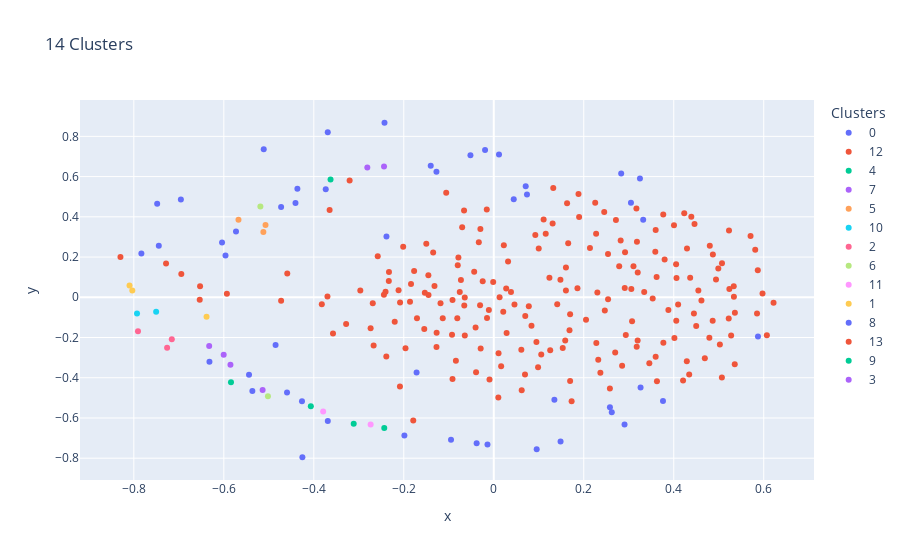

Notebook source saved alongside this figure:
### Code cell
silhouette_totals = []
path = "/home/user/Documents/algorithms_in_structural_biology/Final/Pockets30_HDBScan"
try:
    os.makedirs(path, exist_ok=True)
except OSError:
    print ("Creation of the directory %s failed" % path)
else:
    print("Successfully created the directory %s" % path)
    
for i in range(2,3):
    for j in range(1,2):
    #     eps=0.5, min_samples=3  4 clusters
    # eps=0.5, min_samples=5 2 clusters
        cluster = hdbscan.HDBSCAN(metric='precomputed',min_cluster_size=i, min_samples=j).fit(disimil_matrix)
        new_labels_ = [x+1 for x in cluster.labels_]
#         print(new_labels_)
        unique_labels = np.unique(np.array(new_labels_))
        num_clusters = len(unique_labels)
        if num_clusters > 1 and num_clusters<30:
#             create_histogram(new_labels_,num_clusters)
            path = "/home/user/Documents/algorithms_in_structural_biology/Final/Pockets30_HDBScan/Cluster"+str(num_clusters)+"_min_cluster"+str(i)+"_min_sample"+str(j)
            try:
                os.makedirs(path, exist_ok=True)
            except OSError:
                print ("Creation of the directory %s failed" % path)
                
            max_score = max(cluster.outlier_scores_)
            min_score = min(cluster.outlier_scores_)
            create_histogram(cluster.outlier_scores_,14)
            print("~~~~~~~~~~~~~~~~~~~~~~~ Cluster Outliers ~~~~~~~~~~~~~~~~~~~~~~~~~~~~~~~~~~~~~~~~~~~")
            
            print(color.CYAN + "Outliers 0.0"+ color.END)
            for out1 in range(len(cluster.outlier_scores_)):
                if cluster.outlier_scores_[out1]== 0.0:
                    print(str(kinase_names[out1])+"    "+str(cluster.outlier_scores_[out1])+"    "+str(new_labels_[out1])+"    "+str(atp_pocks_dic[kinase_names[out1]]))
                    
            print(color.CYAN + "Outliers 0.1 - 0.2"+ color.END)
            for out1 in range(len(cluster.outlier_scores_)):
                if cluster.outlier_scores_[out1]>0.1 and cluster.outlier_scores_[out1]<0.2:
                    print(str(kinase_names[out1])+"    "+str(cluster.outlier_scores_[out1])+"    "+str(new_labels_[out1])+"    "+str(atp_pocks_dic[kinase_names[out1]]))
            print(color.DARKCYAN + "Outliers > 0.2"+ color.END)
            for out2 in range(len(cluster.outlier_scores_)):
                if cluster.outlier_scores_[out2]>0.2:
                    print(str(kinase_names[out2])+"    "+str(cluster.outlier_scores_[out2])+"    "+str(new_labels_[out2])+"    "+str(atp_pocks_dic[kinase_names[out2]]))
                
            print("max_score "+str(max_score)+" min_score "+str(min_score))
            create_clusters_file(new_labels_,num_clusters,i,j)
            print("~~~~~~~~~~~~~~~~~~~~~~~ Cluster "+str(num_clusters)+" min_cluster = "+str(i)+" min_sample = "+str(j)+"~~~~~~~~~~~~~~~~~~~~~~~~~~~~~~~~~~~~~~~~~~~")
            ########## plot 4 #################
#             cluster.condensed_tree_.plot(select_clusters=True)
#             cluster.single_linkage_tree_.plot(cmap='viridis', colorbar=True)
#             plt.show
            ###### plot 1 ################
            data_kinases_manifold = create_manifold(new_labels_)
            fig = px.scatter(data_kinases_manifold, x="x", y="y", color="Clusters", hover_data=["Pockets"],title=str(num_clusters)+' Clusters')
            fig.write_html("hdbscan2D.html")
            fig.show()
            ###### plot 2 ################
        #     fig = px.scatter_3d(data_kinases_manifold, x='x', y='y', z='z',
        #               color="Clusters",range_z = (0, 300),hover_data=["Pockets"], title=str(i)+' Clusters')
        #     fig.show()
            ##### plot 3 ###############
            plt.figure(figsize=(10, 8), dpi=80)
            plt.scatter(mds_coords[:,0],mds_coords[:,1], c=new_labels_, cmap='rainbow')
            #     facecolors = 'red', edgecolors = 'none')  # points in white (invisible)
            labels = kinase_names
            for label, x, y in zip(labels, mds_coords[:,0], mds_coords[:,1]):
                plt.annotate(label, (x,y), xycoords = 'data')
            plt.xlabel('First Dimension')
            plt.ylabel('Second Dimension')
            plt.title(str(num_clusters)+" Clusters")   
            plt.show()

        #     silhouette_totals.append(metrics.silhouette_score(disimil_matrix, cluster.labels_, metric='precomputed'))

### Figure 1 — Plotly figure (JSON) as saved in the notebook; plotly's stock layout.template omitted (floating-point values rounded to 4 significant figures; data arrays with more than 128 entries replaced by an {"elided": "..."} marker saying what was removed)
{"data": [{"customdata": [["1blx_1"], ["1p4o_1"], ["1tki_1"], ["1vzo_1"], ["2ac3_1"], ["2dq7_2"], ["2f57_1"], ["2h6d_1"], ["2hw6_1"], ["2jam_1"], ["2jc6_1"], ["2y4i_1"], ["2y4i_2"], ["2y4i_3"], ["3aln_2"], ["3cc6_1"], ["3dls_1"], ["3dtc_2"], ["3fxz_1"], ["3hng_2"], ["3iec_2"], ["3kmu_2"], ["3q4u_2"], ["3soc_2"], ["3v5w_2"], ["4asz_1"], ["4asz_2"], ["4asz_3"], ["4crs_2"], ["4itj_1"], ["4js8_1"], ["4kik_1"], ["4l00_2"], ["4l42_1"], ["4pwn_1"], ["4qpm_2"], ["4r1v_1"], ["4ra4_1"], ["4y85_1"], ["4ymj_1"], ["4yz9_1"], ["4z55_2"], ["5b2l_1"], ["5grn_2"], ["5li9_2"], ["5xs2_2"], ["6bru_1"]], "hovertemplate": "Clusters=0<br>x=%{x}<br>y=%{y}<br>Pockets=%{customdata[0]}<extra></extra>", "legendgroup": "0", "marker": {"color": "#636efa", "symbol": "circle"}, "mode": "markers", "name": "0", "orientation": "v", "showlegend": true, "type": "scatter", "x": [0.3249, -0.5366, -0.604, -0.4263, 0.2906, -0.1274, -0.7481, -0.4849, 0.2832, 0.2623, -0.2385, -0.1716, -0.014, 0.09537, -0.03807, 0.0738, 0.3049, -0.7445, 0.04438, -0.544, -0.573, -0.09501, -0.1986, -0.7832, -0.6954, -0.2429, -0.5113, -0.369, -0.3735, -0.05186, 0.3321, -0.4727, 0.5872, -0.4595, 0.3761, -0.4365, 0.2582, 0.3263, 0.07098, -0.4254, -0.01936, -0.5963, 0.1347, -0.3689, 0.01163, -0.6319, -0.4407], "xaxis": "x", "y": [0.591, -0.4664, 0.2719, -0.517, -0.6325, 0.6244, 0.465, -0.2368, 0.6151, -0.5721, 0.3017, -0.374, -0.7319, -0.755, -0.7257, 0.5115, 0.4698, 0.2563, 0.4875, -0.3854, 0.3269, -0.7084, -0.6873, 0.2181, 0.486, 0.8677, 0.7357, 0.8199, 0.5365, 0.7067, 0.386, 0.4483, -0.1947, -0.4735, -0.5159, 0.5396, -0.547, -0.4482, 0.5522, -0.7953, 0.7324, 0.2083, -0.5099, -0.6157, 0.7104, -0.3208, 0.4692], "yaxis": "y"}, {"customdata": {"elided": "199x1 str values"}, "hovertemplate": "Clusters=12<br>x=%{x}<br>y=%{y}<br>Pockets=%{customdata[0]}<extra></extra>", "legendgroup": "12", "marker": {"color": "#EF553B", "symbol": "circle"}, "mode": "markers", "name": "12", "orientation": "v", "showlegend": true, "type": "scatter", "x": {"elided": "199 float values"}, "xaxis": "x", "y": {"elided": "199 float values"}, "yaxis": "y"}, {"customdata": [["1fmk_2"], ["1xjd_2"], ["5k00_1"]], "hovertemplate": "Clusters=4<br>x=%{x}<br>y=%{y}<br>Pockets=%{customdata[0]}<extra></extra>", "legendgroup": "4", "marker": {"color": "#00cc96", "symbol": "circle"}, "mode": "markers", "name": "4", "orientation": "v", "showlegend": true, "type": "scatter", "x": [-0.4066, -0.5841, -0.3628], "xaxis": "x", "y": [-0.5422, -0.4223, 0.5852], "yaxis": "y"}, {"customdata": [["1u59_2"], ["3e7o_1"], ["3hmi_2"]], "hovertemplate": "Clusters=7<br>x=%{x}<br>y=%{y}<br>Pockets=%{customdata[0]}<extra></extra>", "legendgroup": "7", "marker": {"color": "#ab63fa", "symbol": "circle"}, "mode": "markers", "name": "7", "orientation": "v", "showlegend": true, "type": "scatter", "x": [-0.6003, -0.6325, -0.5853], "xaxis": "x", "y": [-0.2858, -0.2417, -0.336], "yaxis": "y"}, {"customdata": [["2acx_1"], ["4tnd_4"], ["4yhj_2"]], "hovertemplate": "Clusters=5<br>x=%{x}<br>y=%{y}<br>Pockets=%{customdata[0]}<extra></extra>", "legendgroup": "5", "marker": {"color": "#FFA15A", "symbol": "circle"}, "mode": "markers", "name": "5", "orientation": "v", "showlegend": true, "type": "scatter", "x": [-0.5674, -0.5073, -0.5122], "xaxis": "x", "y": [0.3853, 0.3599, 0.3245], "yaxis": "y"}, {"customdata": [["2acx_2"], ["4tnd_3"]], "hovertemplate": "Clusters=10<br>x=%{x}<br>y=%{y}<br>Pockets=%{customdata[0]}<extra></extra>", "legendgroup": "10", "marker": {"color": "#19d3f3", "symbol": "circle"}, "mode": "markers", "name": "10", "orientation": "v", "showlegend": true, "type": "scatter", "x": [-0.7929, -0.7504], "xaxis": "x", "y": [-0.0805, -0.07225], "yaxis": "y"}, {"customdata": [["2fst_1"], ["4qtb_2"], ["4zzn_2"]], "hovertemplate": "Clusters=2<br>x=%{x}<br>y=%{y}<br>Pockets=%{customdata[0]}<extra></extra>", "legendgroup": "2", "marker": {"color": "#FF6692", "symbol": "circle"}, "mode": "markers", "name": "2", "orientation": "v", "showlegend": true, "type": "scatter", "x": [-0.7908, -0.726, -0.7156], "xaxis": "x", "y": [-0.1689, -0.2513, -0.2086], "yaxis": "y"}, {"customdata": [["2vz6_2"], ["2wel_2"]], "hovertemplate": "Clusters=6<br>x=%{x}<br>y=%{y}<br>Pockets=%{customdata[0]}<extra></extra>", "legendgroup": "6", "marker": {"color": "#B6E880", "symbol": "circle"}, "mode": "markers", "name": "6", "orientation": "v", "showlegend": true, "type": "scatter", "x": [-0.5019, -0.5187], "xaxis": "x", "y": [-0.4924, 0.4518], "yaxis": "y"}, {"customdata": [["2xir_2"], ["3gp0_2"]], "hovertemplate": "Clusters=11<br>x=%{x}<br>y=%{y}<br>Pockets=%{customdata[0]}<extra></extra>", "legendgroup": "11", "marker": {"color": "#FF97FF", "symbol": "circle"}, "mode": "markers", "name": "11", "orientation": "v", "showlegend": true, "type": "scatter", "x": [-0.3792, -0.2738], "xaxis": "x", "y": [-0.5684, -0.6328], "yaxis": "y"}, {"customdata": [["3v5w_3"], ["4tnd_1"], ["4yhj_3"]], "hovertemplate": "Clusters=1<br>x=%{x}<br>y=%{y}<br>Pockets=%{customdata[0]}<extra></extra>", "legendgroup": "1", "marker": {"color": "#FECB52", "symbol": "circle"}, "mode": "markers", "name": "1", "orientation": "v", "showlegend": true, "type": "scatter", "x": [-0.8034, -0.6384, -0.8096], "xaxis": "x", "y": [0.03356, -0.09739, 0.0588], "yaxis": "y"}, {"customdata": [["4agu_2"], ["4y85_2"]], "hovertemplate": "Clusters=8<br>x=%{x}<br>y=%{y}<br>Pockets=%{customdata[0]}<extra></extra>", "legendgroup": "8", "marker": {"color": "#636efa", "symbol": "circle"}, "mode": "markers", "name": "8", "orientation": "v", "showlegend": true, "type": "scatter", "x": [0.1484, -0.1401], "xaxis": "x", "y": [-0.7175, 0.6538], "yaxis": "y"}, {"customdata": [["4hni_1"], ["6gzm_1"]], "hovertemplate": "Clusters=13<br>x=%{x}<br>y=%{y}<br>Pockets=%{customdata[0]}<extra></extra>", "legendgroup": "13", "marker": {"color": "#EF553B", "symbol": "circle"}, "mode": "markers", "name": "13", "orientation": "v", "showlegend": true, "type": "scatter", "x": [0.4233, 0.4391], "xaxis": "x", "y": [0.4183, 0.4005], "yaxis": "y"}, {"customdata": [["4l00_1"], ["6cz4_2"]], "hovertemplate": "Clusters=9<br>x=%{x}<br>y=%{y}<br>Pockets=%{customdata[0]}<extra></extra>", "legendgroup": "9", "marker": {"color": "#00cc96", "symbol": "circle"}, "mode": "markers", "name": "9", "orientation": "v", "showlegend": true, "type": "scatter", "x": [-0.2434, -0.3113], "xaxis": "x", "y": [-0.6503, -0.6283], "yaxis": "y"}, {"customdata": [["4yfi_2"], ["5j5t_2"], ["6eim_2"]], "hovertemplate": "Clusters=3<br>x=%{x}<br>y=%{y}<br>Pockets=%{customdata[0]}<extra></extra>", "legendgroup": "3", "marker": {"color": "#ab63fa", "symbol": "circle"}, "mode": "markers", "name": "3", "orientation": "v", "showlegend": true, "type": "scatter", "x": [-0.5138, -0.281, -0.244], "xaxis": "x", "y": [-0.4605, 0.6447, 0.6501], "yaxis": "y"}], "layout": {"legend": {"title": {"text": "Clusters"}, "tracegroupgap": 0}, "title": {"text": "14 Clusters"}, "xaxis": {"anchor": "y", "domain": [0, 1], "title": {"text": "x"}}, "yaxis": {"anchor": "x", "domain": [0, 1], "title": {"text": "y"}}}}
